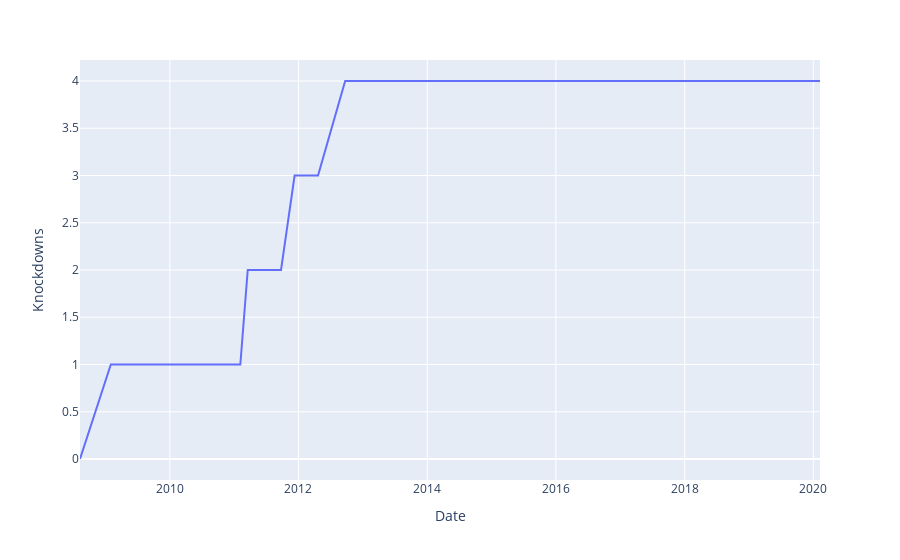

Source (notebook cell):
### Code cell
import plotly.express as px

df = pd.DataFrame(all_f_data, columns=structure_f)
df = df[df['Name'].isin(names)]
names = ['Jon Jones ']
weight = ['Light Heavyweight']
df = df[df['Name'].isin(names) & df['Weight'].isin(weight)]

fig = px.line(df, x="Date", y="Knockdowns", color="Name")
fig.update_layout(showlegend=False)

### Figure 1 — Plotly figure (JSON) as saved in the notebook; plotly's stock layout.template omitted (floating-point values rounded to 4 significant figures)
{"data": [{"hovertemplate": "Name=Jon Jones <br>Date=%{x}<br>Knockdowns=%{y}<extra></extra>", "legendgroup": "Jon Jones ", "line": {"color": "#636efa", "dash": "solid"}, "marker": {"symbol": "circle"}, "mode": "lines", "name": "Jon Jones ", "orientation": "v", "showlegend": true, "type": "scatter", "x": ["2008-08-09T00:00:00", "2009-01-31T00:00:00", "2009-07-11T00:00:00", "2009-12-05T00:00:00", "2010-03-21T00:00:00", "2010-08-01T00:00:00", "2011-02-05T00:00:00", "2011-03-19T00:00:00", "2011-09-24T00:00:00", "2011-12-10T00:00:00", "2012-04-21T00:00:00", "2012-09-22T00:00:00", "2013-04-27T00:00:00", "2013-09-21T00:00:00", "2014-04-26T00:00:00", "2015-01-03T00:00:00", "2016-04-23T00:00:00", "2018-12-29T00:00:00", "2019-03-02T00:00:00", "2019-07-06T00:00:00", "2020-02-08T00:00:00"], "xaxis": "x", "y": [0, 1, 1, 1, 1, 1, 1, 2, 2, 3, 3, 4, 4, 4, 4, 4, 4, 4, 4, 4, 4], "yaxis": "y"}], "layout": {"legend": {"title": {"text": "Name"}, "tracegroupgap": 0}, "margin": {"t": 60}, "showlegend": false, "xaxis": {"anchor": "y", "domain": [0, 1], "title": {"text": "Date"}}, "yaxis": {"anchor": "x", "domain": [0, 1], "title": {"text": "Knockdowns"}}}}
